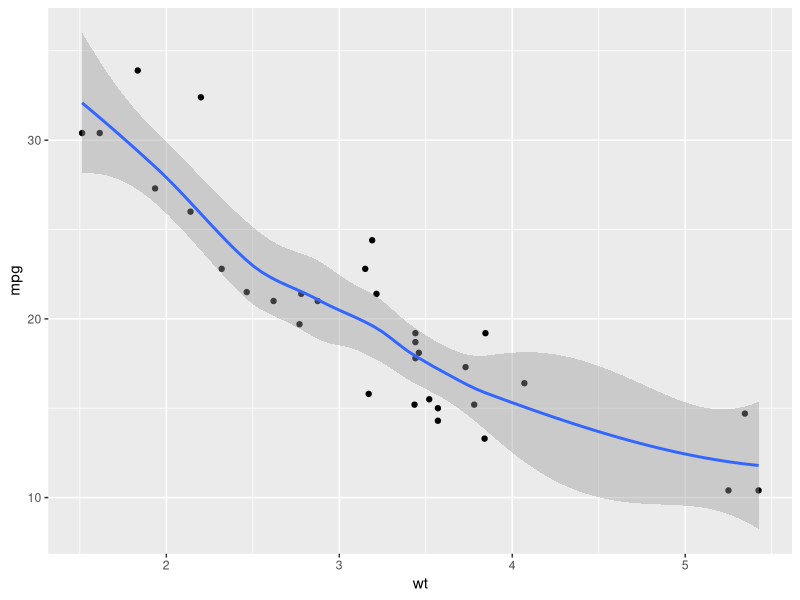
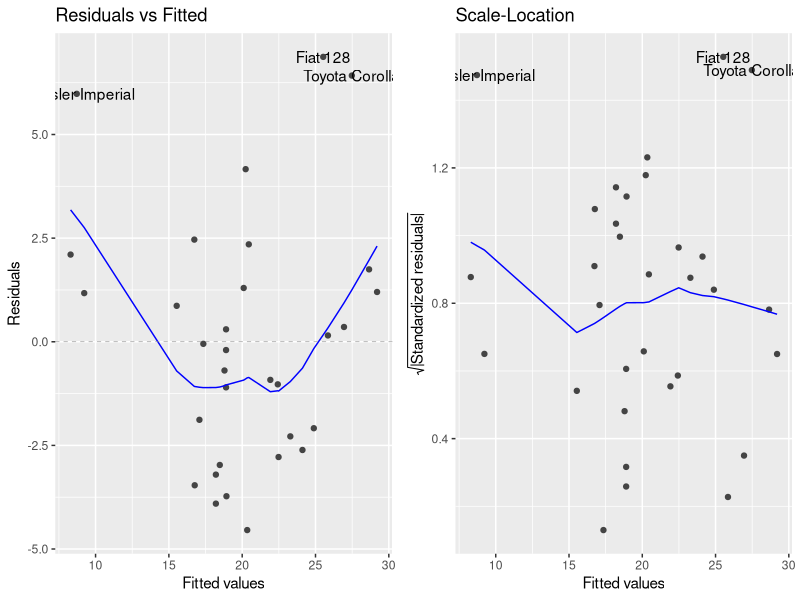
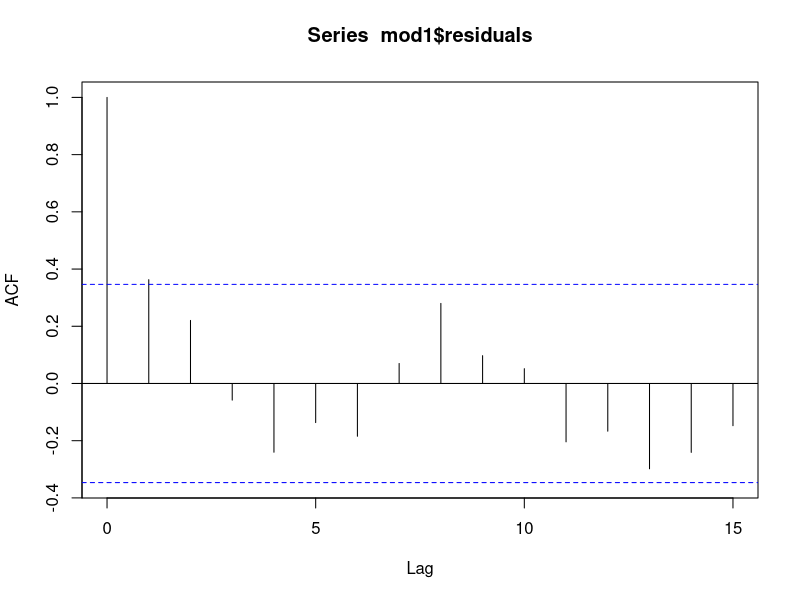
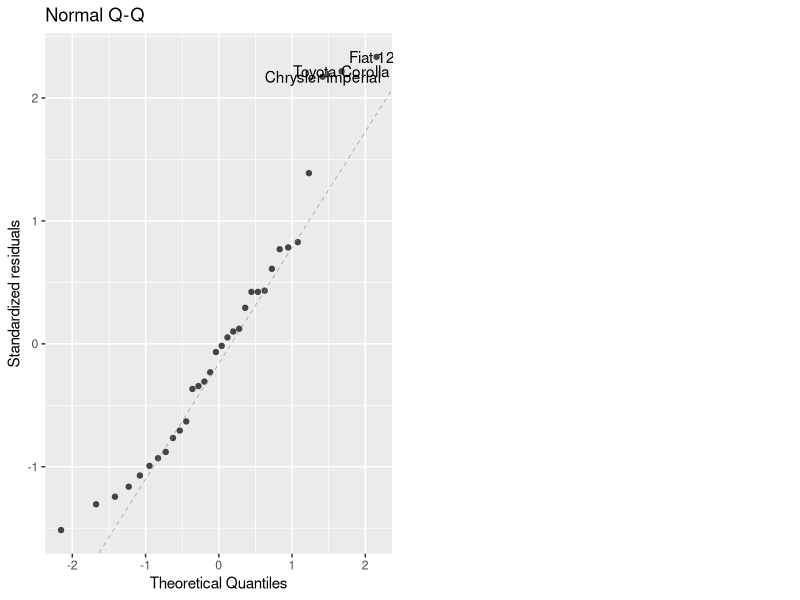
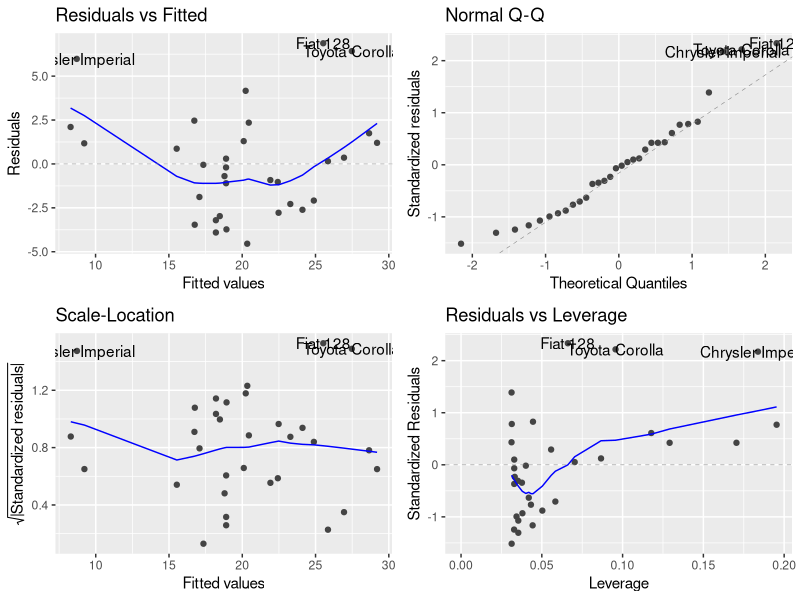

R code for these plots, in order: (Note: this script raises an error after producing the figures.)
library(ggfortify)
library(tidyverse)

mod1 <- lm(mpg ~ wt, data = mtcars)
summary(mod1)

mtcars %>%
  ggplot(., aes(x = wt, y = mpg)) +
  geom_point() +
  geom_smooth()
#1 the regression line is linear in parameters, eyeball it.
#2 check the mean of the residual to make sure it's zero
mean(mod1$residuals)
summary(mod1)

#Homoskedasticity of residuals or equal variance. look for a blob to see whether HScity is a thing

autoplot(mod1, which = c(1, 3)) #plot 1 and plot 3 have been picked out from a total of 6 plots

#No autocorrelation of residuals
acf(mod1$residuals) #visual inspection
lmtest::dwtest(mod1) #lmtest is the package and dwtest is the function. ()

#6 normality of the residuals
autoplot(mod1, which = 2) #which picks out a plot
autoplot(mod1)

#this functions saves our data in a folder inside our project

write_csv(x = mtcars, path = "./data/my_data.csv")
